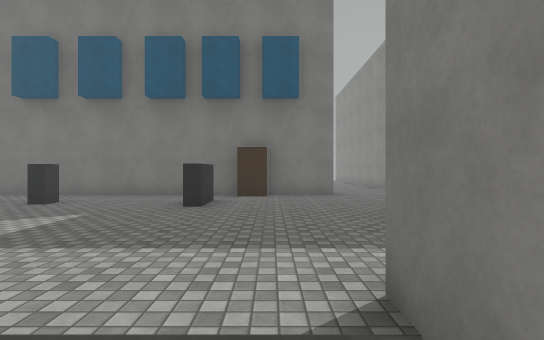
[1] (above)

23 first-person views from a walk through a scene from a Unity 3-D project. The camera is 1.5 m above the floor, looks level and sees 85° across. The floor is counted in squares, 2 m on a side. Each view is taken from the middle of a square. On the plan, view 1 faces up. The plan holds only what a view shows up to about 10 squares ahead; the rest is blank. The place goes on beyond the plan. The player character is not drawn. Surface patterns are stand-ins for the level's own textures.

[2]
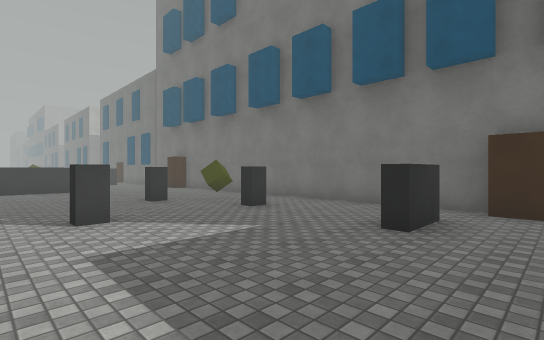

[3]
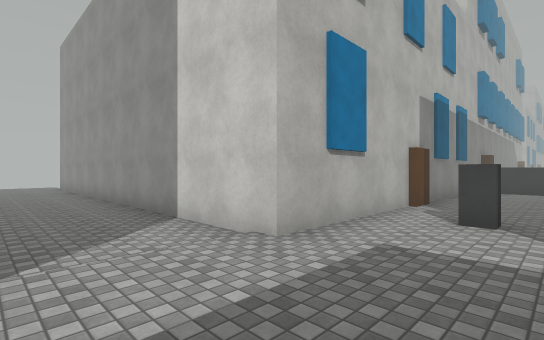

[4]
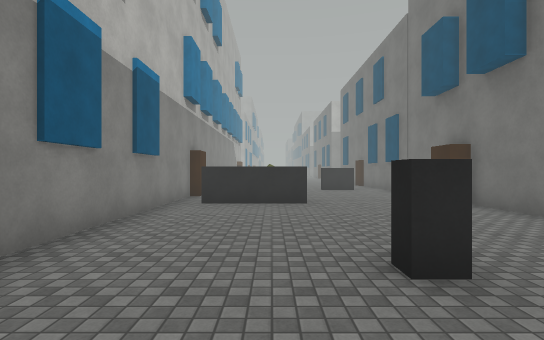

[5]
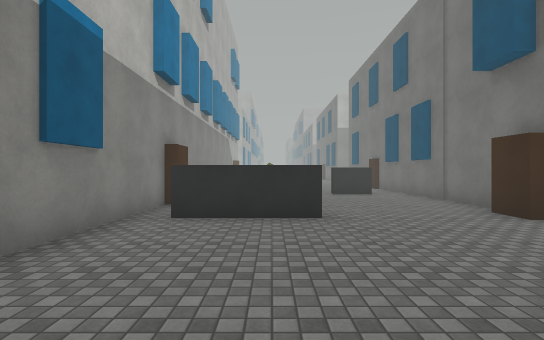

[6]
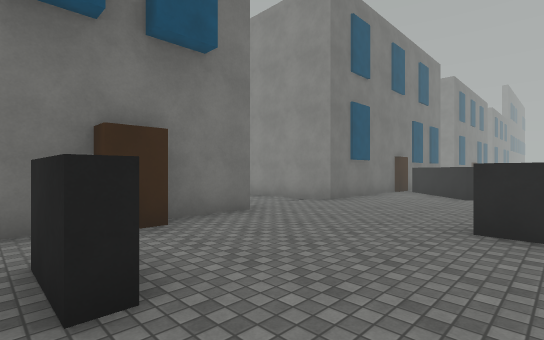

[7]
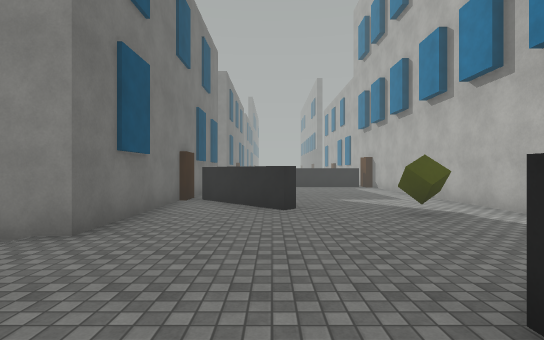

[8]
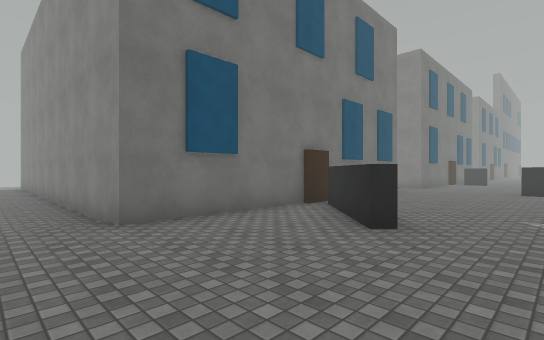

[9]
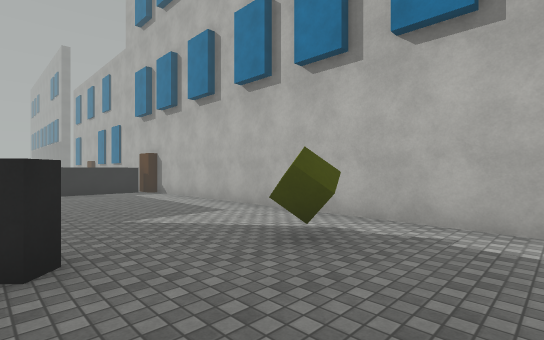

[10]
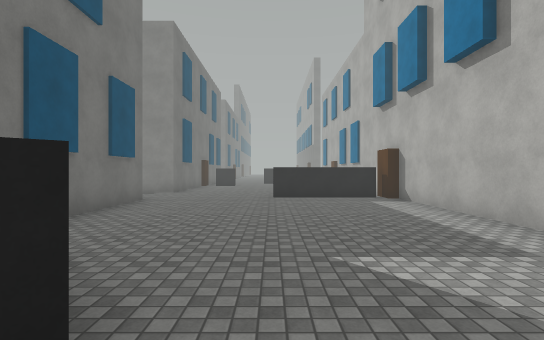

[11]
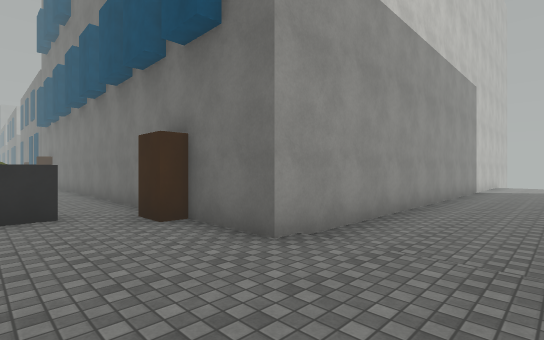

[12]
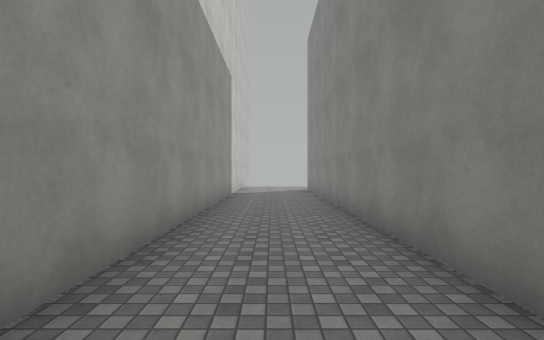

[13]
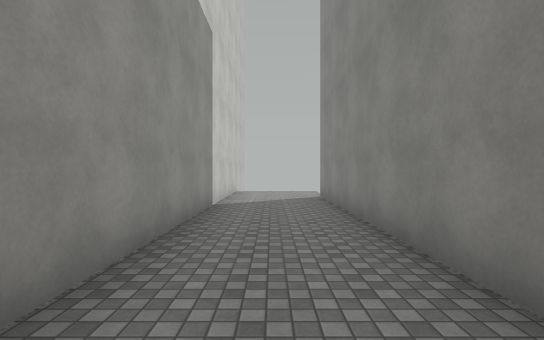

[14]
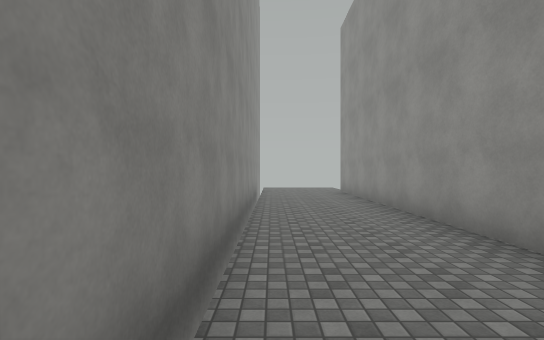

[15]
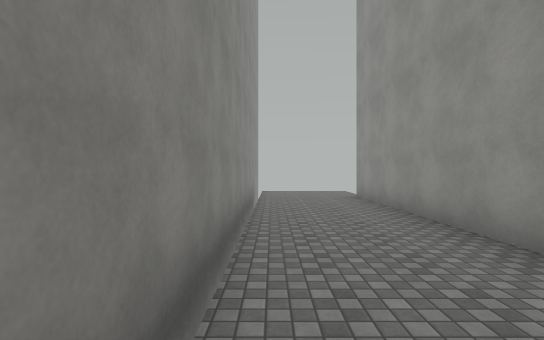

[16]
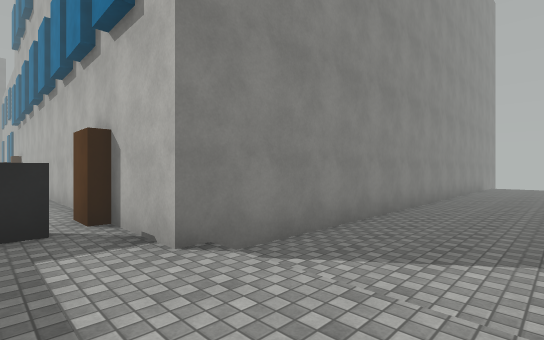

[17]
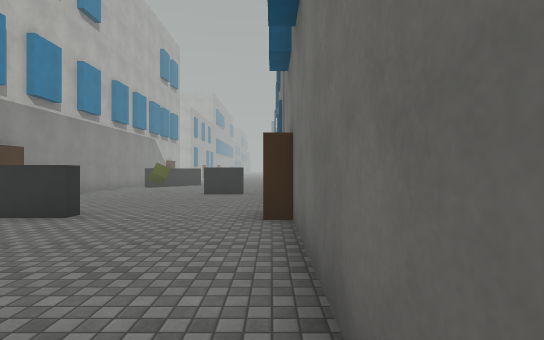

[18]
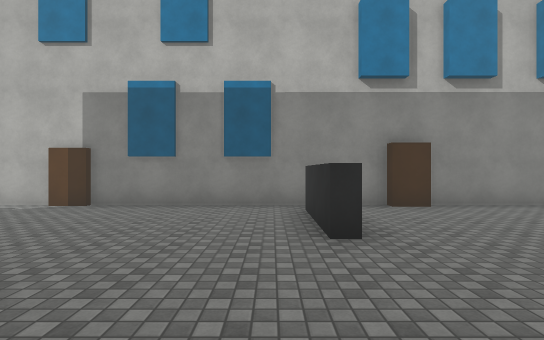

[19]
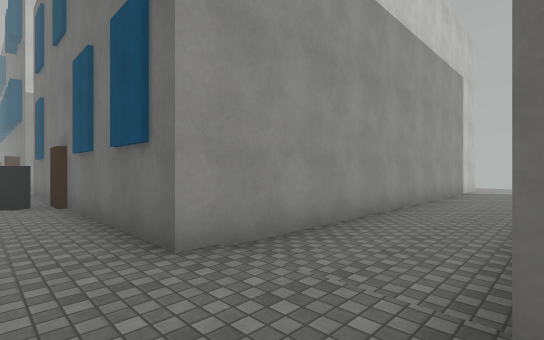

[20]
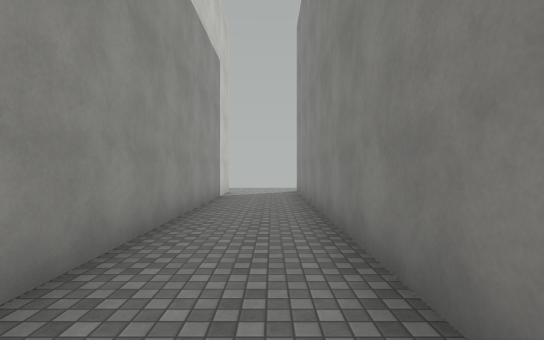

[21]
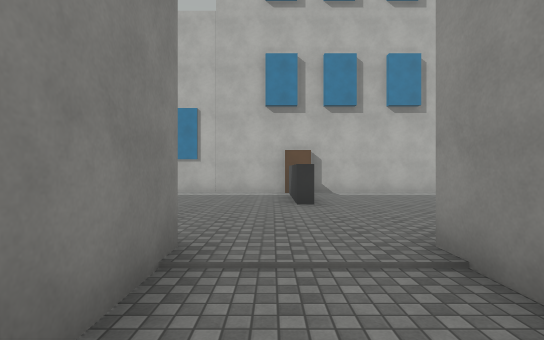

[22]
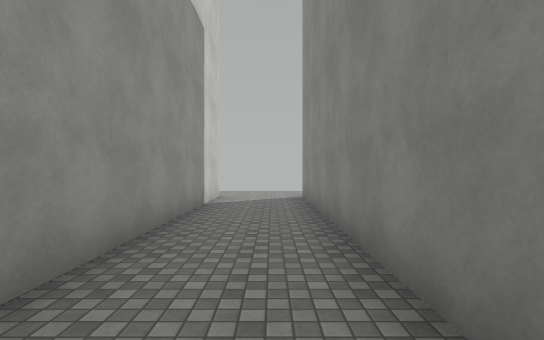

[23]
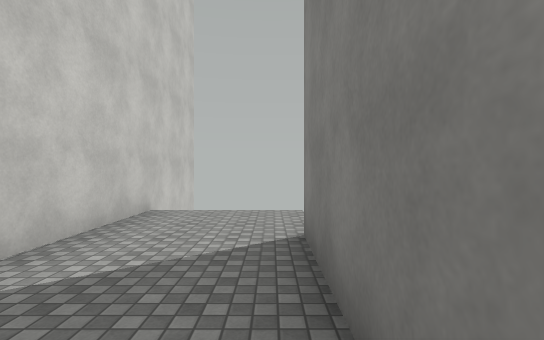

### Floor plan
Points are (right, up) in squares from view 1. A wall is a line through its corners. A room is listed if a view was taken in it or the views show most of it. See-through windows are left out.
Room 1 (views 1, 2, 3, 4, 5, 6, 7, 8, 9, 10, 11, 12, 13, 14, 15, 16, 17, 18, 19, 20, 21, 22, 23)
walls: (-1.4, 6.9) (-1.4, 5.7) (-1.7, 5.7) (-1.7, 6.9); (2.1, 2.4) (2.1, 4.9); (4.1, 1.7) (14.5, 1.7); (6.8, 5.5) (6.5, 5.8) (8.4, 7.6); (8.4, 8.3) (4.4, 8.3) (4.4, 20.5); (-11.6, 4.9) (-11.6, 2.4); (14.5, 4.8) (14.5, 2.6); (14.1, 2.5) (14.1, 5); (0.6, -8.9) (0.6, 1.7) (2.4, 1.7); (15.9, 8.2) (15.9, 20.2); (-16.2, 7.1) (-16.2, 5.9); (1.7, 23.5) (1.7, 8.3) (-17, 8.3); (-17, 1.7) (-2.4, 1.7) (-2.4, -10.5); (13.5, 20.4) (13.5, 8.3) (9.6, 8.3)
ways out: opening at (15.5, 3.5)
objects: brown block (-14, 2); brown block (-12, 8); brown block (-7, 2); other object (-7, 5); other object (-5, 3); other object (-5, 6); brown block (-1, 8); brown block (3, 2); brown block (9, 8); brown block (14, 2)

Where each view was taken, in squares from view 1:
view 1: 0 up, 0 right, facing up
view 2: 2 up, 0 right, facing up-left
view 3: 4 up, 0 right, facing down-left
view 4: 4 up, 5 left, facing left
view 5: 4 up, 7 left, facing left
view 6: 4 up, 2 left, facing up-right
view 7: 6 up, 1 right, facing right
view 8: 4 up, 3 right, facing up-right
view 9: 6 up, 4 right, facing down-right
view 10: 5 up, 6 right, facing right
view 11: 6 up, 4 right, facing up-left
view 12: 9 up, 3 right, facing up
view 13: 12 up, 3 right, facing up
view 14: 0 up, 0 right, facing down
view 15: 2 down, 0 right, facing down
view 16: 3 up, 2 left, facing down-right
view 17: 8 up, 7 left, facing left
view 18: 8 up, 11 left, facing down
view 19: 7 up, 16 right, facing up-left
view 20: 10 up, 15 right, facing up
view 21: 11 up, 15 right, facing down
view 22: 12 up, 15 right, facing up
view 23: 17 up, 4 right, facing up
